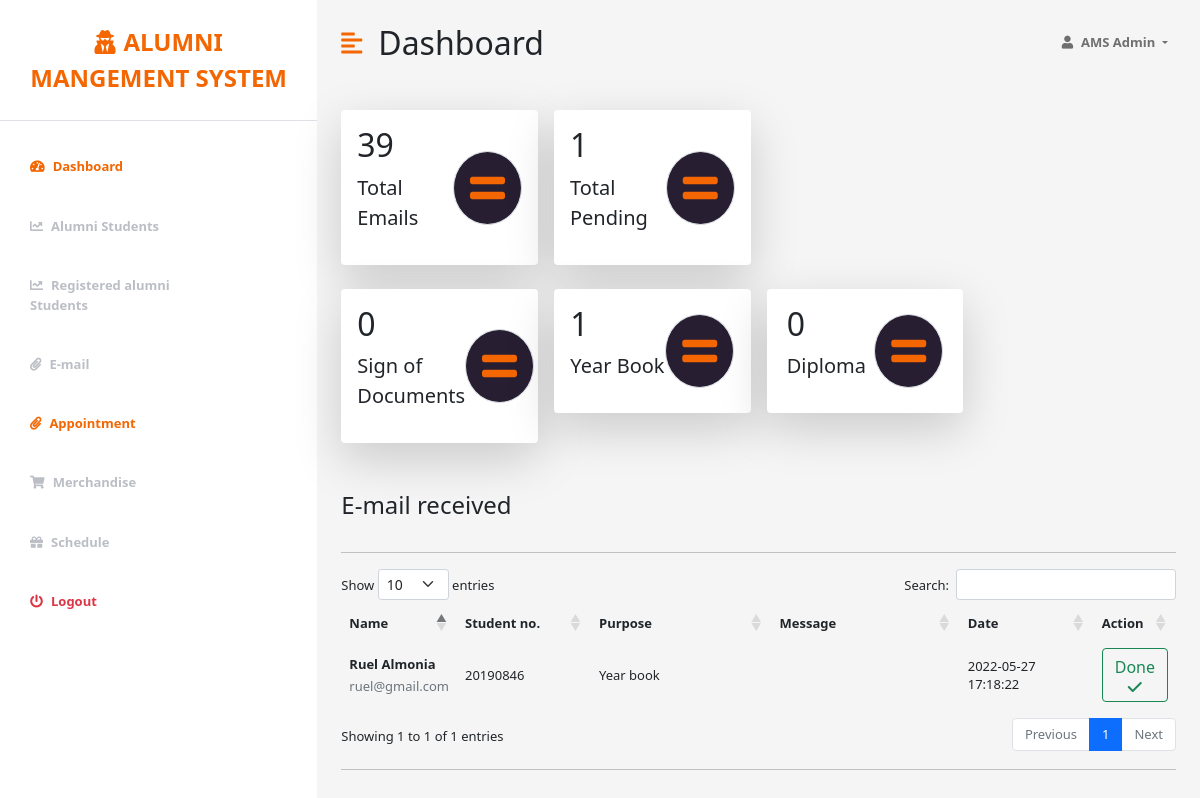
/admin/appointment.php (signed in), run on the app's committed database.
### tables this page shows
CREATE TABLE IF NOT EXISTS `appointment` (
  `status` varchar(100) NOT NULL,
  `id` int NOT NULL AUTO_INCREMENT,
  `firstname` varchar(100) NOT NULL,
  `lastname` varchar(100) NOT NULL,
  `email` varchar(100) NOT NULL,
  `student_number` varchar(100) NOT NULL,
  `purpose` varchar(100) NOT NULL,
  `message` varchar(500) NOT NULL,
  `date_issue` timestamp NOT NULL DEFAULT CURRENT_TIMESTAMP,
  PRIMARY KEY (`id`)
);

### admin/appointment.php (the view, shortened to what this page needs)
<head>
    <link rel="stylesheet" href="../css/fontawesome-free-6.0.0-web/css/all.css">
    <link href="https://cdn.jsdelivr.net/npm/bootstrap@5.0.0-beta3/dist/css/bootstrap.min.css" rel="stylesheet" />
    <link rel="stylesheet" type="text/css" href="https://cdnjs.cloudflare.com/ajax/libs/twitter-bootstrap/5.1.3/css/bootstrap.min.css"/>
    <link rel="stylesheet" href="https://cdnjs.cloudflare.com/ajax/libs/font-awesome/5.15.3/css/all.min.css" />
    <link rel="stylesheet" type="text/css" href="https://cdn.datatables.net/1.12.1/css/dataTables.bootstrap5.min.css"/>
    <link rel="stylesheet" href="styles.css" />
</head>
<?php
     require '../connection/config.php';
        $sql = "SELECT * FROM appointment WHERE status = 'pending' ORDER BY date_issue DESC";
        $message = $conn->query($sql) or die ($conn->error);
        $row = $message->fetch_assoc();
        $total = "SELECT * FROM appointment";
        $total_run = mysqli_query($conn, $total);
        $total_email = mysqli_num_rows($total_run);
        $pending = "SELECT id FROM appointment WHERE status = 'pending' ORDER BY date_issue ASC";
        $pending_run = mysqli_query($conn, $pending);
        $total_pending = mysqli_num_rows($pending_run);
        $purpose1 = "SELECT id FROM appointment WHERE purpose = 'Sign of documents' AND status = 'pending'";
        $purpose1_run = mysqli_query($conn, $purpose1);
        $purpose1_count = mysqli_num_rows($purpose1_run);
        $purpose2 = "SELECT id FROM appointment WHERE purpose = 'Year book' AND status = 'pending'";
        $purpose2_run = mysqli_query($conn, $purpose2);
        $purpose2_count = mysqli_num_rows($purpose2_run);
        $purpose3 = "SELECT id FROM appointment WHERE purpose = 'Diploma' AND status = 'pending'";
        $purpose3_run = mysqli_query($conn, $purpose3);
        $purpose3_count = mysqli_num_rows($purpose3_run);
?>
<body>
    <div class="d-flex" id="wrapper">
        <div class="bg-white" id="sidebar-wrapper">
            <div class="sidebar-heading text-center py-4 primary-text fs-4 fw-bold text-uppercase border-bottom"><i
                    class="fas fa-user-secret me-2"></i>Alumni mangement system</div>
            <div class="list-group list-group-flush my-3">
                <a href="" class="list-group-item list-group-item-action bg-transparent second-text active"><i
                        class="fas fa-tachometer-alt me-2"></i>Dashboard</a>
                <a href="alumni students.php" class="list-group-item list-group-item-action bg-transparent second-text fw-bold"><i
                        class="fas fa-chart-line me-2"></i>Alumni Students</a>
                <a href="registered alumni.php" class="list-group-item list-group-item-action bg-transparent second-text fw-bold"><i
                        class="fas fa-chart-line me-2"></i>Registered alumni Students</a>
                <a href="email.php" class="list-group-item list-group-item-action bg-transparent second-text fw-bold"><i
                        class="fas fa-paperclip me-2"></i>E-mail</a>
                <a class="list-group-item list-group-item-action bg-transparent second-text active" href id="dropdownMenuButton1" data-bs-toggle="dropdown" aria-expanded="false"><i
                        class="fas fa-paperclip me-2"></i>Appointment</a>
                <a href="merchandise.php" class="list-group-item list-group-item-action bg-transparent second-text fw-bold"><i
                        class="fas fa-shopping-cart me-2"></i>Merchandise</a>
                <a href="schedule.php" class="list-group-item list-group-item-action bg-transparent second-text fw-bold"><i
                        class="fas fa-gift me-2"></i>Schedule</a>
                <a href="logout.php" class="list-group-item list-group-item-action bg-transparent text-danger fw-bold"><i
                        class="fas fa-power-off me-2"></i>Logout</a>
            </div>
        </div>
        <div id="page-content-wrapper">
            <nav class="navbar navbar-expand-lg navbar-light bg-transparent py-4 px-4">
                <div class="d-flex align-items-center">
                    <i class="fas fa-align-left primary-text fs-4 me-3" id="menu-toggle"></i>
                    <h2 class="fs-2 m-0">Dashboard</h2>
                </div>
                <div class="collapse navbar-collapse" id="navbarSupportedContent">
                    <ul class="navbar-nav ms-auto mb-2 mb-lg-0">
                        <li class="nav-item dropdown">
                            <a class="nav-link dropdown-toggle second-text fw-bold" href="#" id="navbarDropdown"
                                role="button" data-bs-toggle="dropdown" aria-expanded="false">
                                <i class="fas fa-user me-2"></i>AMS Admin
                            </a>
                        </li>
                    </ul>
                </div>
            </nav>
            <div class="container-fluid px-4">
                <div class="row g-3 my-2">
                    <div class="col-md-3">
                        <div class="p-3 bg-white shadow-lg d-flex justify-content-around align-items-center rounded">
                            <div>
                                <h3 class="fs-2"><?php echo $total_email;?></h3>
                                <p class="fs-5">Total Emails</p>
                            </div>
                            <i class="fas fa-equals fs-1 primary-text border rounded-full secondary-bg p-3"></i>
                        </div>
                    </div>
                    <div class="col-md-3">
                        <div class="p-3 bg-white shadow-lg d-flex justify-content-around align-items-center rounded">
                            <div>
                                <h3 class="fs-2"><?php echo $total_pending;?></h3>
                                <p class="fs-5">Total Pending</p>
                            </div>
                            <i class="fas fa-equals fs-1 primary-text border rounded-full secondary-bg p-3"></i>
                        </div>
                    </div>
                </div>
                <div class="row g-3 my-2">
                    <div class="col-md-3">
                        <div class="p-3 bg-white shadow-lg d-flex justify-content-around align-items-center rounded">
                            <div>
                                <h3 class="fs-2"><?php echo $purpose1_count;?></h3>
                                <p class="fs-5">Sign of Documents</p>
                            </div>
                            <i class="fas fa-equals fs-1 primary-text border rounded-full secondary-bg p-3"></i>
                        </div>
                    </div>
                    <div class="col-md-3">
                        <div class="p-3 bg-white shadow-lg d-flex justify-content-around align-items-center rounded">
                            <div>
                                <h3 class="fs-2"><?php echo $purpose2_count;?></h3>
                                <p class="fs-5">Year Book</p>
                            </div>
                            <i class="fas fa-equals fs-1 primary-text border rounded-full secondary-bg p-3"></i>
                        </div>
                    </div>
                    <div class="col-md-3">
                        <div class="p-3 bg-white shadow-lg d-flex justify-content-around align-items-center rounded">
                            <div>
                                <h3 class="fs-2"><?php echo $purpose3_count;?></h3>
                                <p class="fs-5">Diploma</p>
                            </div>
                            <i class="fas fa-equals fs-1 primary-text border rounded-full secondary-bg p-3"></i>
                        </div>
                    </div>
                </div>
                <div class="row my-5">
                    <h3 class="fs-4 mb-3">E-mail received</h3>
                    <div class="col">
                        <div class="overflow-hidden">
                        <hr>
                        <table class="table table-borderless align-middle table-hover">
                            <thead>
                                <tr>
                                    <th scope="col" width="10%">Name</th>
                                    <th scope="col" width="100">Student no.</th>
                                    <th scope="col">Purpose</th>
                                    <th scope="col">Message</th>
                                    <th scope="col" width="100">Date</th>
                                    <th scope="col" width="8%">Action</th>
                                </tr>
                            </thead>
                            <tbody>
                            <?php
                            do{ ?>
                                <tr>
                                    <td>
                                        <div class="d-flex align-items-center">
											<div class="ms-0">
												<p class="fw-bold mb-1">
                                                    <?=$row['firstname'];?> <?=$row['lastname'];?>
												</p>
												<a class="text-muted mb-0" id="default-a" href="https://mail.google.com/mail/?view=cm&fs=1&tf=1&to=<?=$row['email'];?>" title="<?=$row['firstname'];?> <?=$row['lastname'];?>"  target="_blank">
													<?=$row['email'];?>
												</a>
											</div>
									    </div>
                                    </td>
                                    <td scope="row"><?php echo $row['student_number'];?></td>
                                    <td scope="row"><?php echo $row['purpose'];?></td>
                                    <td scope="row"><?php echo $row['message'];?></td>
                                    <td scope="row"><?php echo $row['date_issue'];?></td>
                                    <td scope="row">
                                        <a title="Completed" href='appointment.php?id=<?php echo $row['id']?>' name="complete" class="btn btn-outline-success btn-block">Done <i class="fa-solid fa-check"></i></a>
                                    </td>
                                </tr>
                                <?php }while($row = $message->fetch_assoc())?>
                            </tbody>
                        </table>
                        <hr>
                    </div>
                </div>
            </div>
        </div>
    </div>
</body>

### admin/styles.css (style rules this page uses)
.primary-text { color: var(--main-text-color); }
.second-text { color: var(--second-text-color); }
.secondary-bg { background-color: var(--second-bg-color); }
.rounded-full { border-radius: 100%; }
#wrapper { overflow-x: hidden; background: whitesmoke; }
#sidebar-wrapper { min-height: 100vh; margin-left: -15rem; -webkit-transition: margin 0.25s ease-out; -moz-transition: margin 0.25s ease-out; -o-transition: margin 0.25s ease-out; transition: margin 0.25s ease-out; }
#sidebar-wrapper .sidebar-heading { padding: 0.875rem 1.25rem; font-size: 1.2rem; }
#sidebar-wrapper .list-group { width: 15rem; }
#page-content-wrapper { min-width: 100vw; }
#menu-toggle { cursor: pointer; }
.list-group-item { border: none; padding: 20px 30px; }
.list-group-item.active { background-color: transparent; color: var(--main-text-color); font-weight: bold; border: none; }
#default-a { text-decoration: none; color: #000; }
body, td, th,li { font-size: small; }
@media (min-width: 768px) { #sidebar-wrapper { margin-left: 0; } }
@media (min-width: 768px) { #page-content-wrapper { min-width: 0; width: 100%; } }

### data on the page
appointment: firstname "Ruel", lastname "Almonia", email "ruel@gmail.com", student_number "20190846", purpose "Year book", date_issue "2022-05-27 17:18:22"

### other printed values
$total_email "39"
$total_pending "1"
$purpose1_count "0"
$purpose2_count "1"
$purpose3_count "0"
